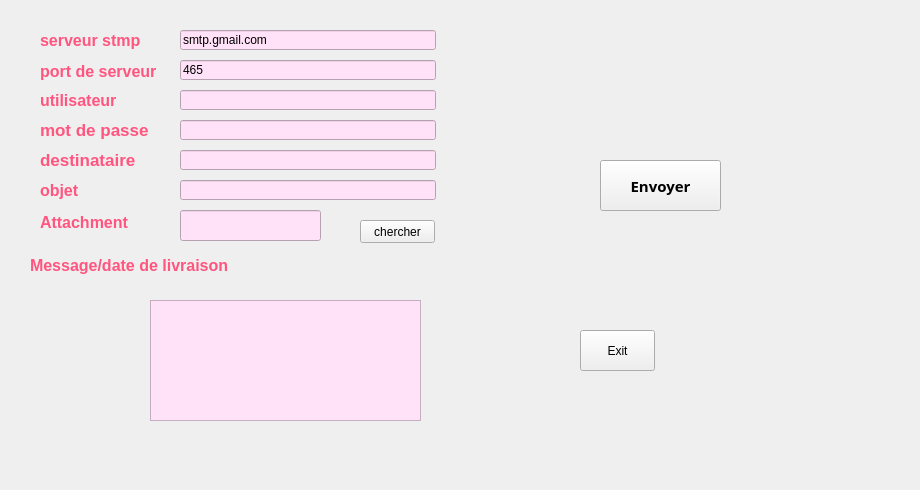
      <widget class="QWidget" name="tab">
       <attribute name="title">
        <string>Mailing</string>
       </attribute>
       <widget class="QLabel" name="label_123">
        <property name="geometry">
         <rect>
          <x>40</x>
          <y>180</y>
          <width>67</width>
          <height>20</height>
         </rect>
        </property>
        <property name="font">
         <font>
          <pointsize>12</pointsize>
          <weight>75</weight>
          <bold>true</bold>
          <underline>false</underline>
         </font>
        </property>
        <property name="styleSheet">
         <string notr="true">color:rgb(255, 85, 127)</string>
        </property>
        <property name="text">
         <string>objet</string>
        </property>
       </widget>
       <widget class="QLabel" name="label_124">
        <property name="geometry">
         <rect>
          <x>40</x>
          <y>119</y>
          <width>121</width>
          <height>21</height>
         </rect>
        </property>
        <property name="font">
         <font>
          <pointsize>13</pointsize>
          <weight>75</weight>
          <bold>true</bold>
          <underline>false</underline>
         </font>
        </property>
        <property name="styleSheet">
         <string notr="true">color:rgb(255, 85, 127)</string>
        </property>
        <property name="text">
         <string>mot de passe</string>
        </property>
       </widget>
       <widget class="QLineEdit" name="port_2">
        <property name="geometry">
         <rect>
          <x>180</x>
          <y>60</y>
          <width>256</width>
          <height>20</height>
         </rect>
        </property>
        <property name="styleSheet">
         <string notr="true">background-color:rgb(255, 226, 247)</string>
        </property>
        <property name="text">
         <string>465</string>
        </property>
       </widget>
       <widget class="QLabel" name="label_125">
        <property name="geometry">
         <rect>
          <x>40</x>
          <y>210</y>
          <width>102</width>
          <height>25</height>
         </rect>
        </property>
        <property name="font">
         <font>
          <pointsize>12</pointsize>
          <weight>75</weight>
          <bold>true</bold>
          <underline>false</underline>
         </font>
        </property>
        <property name="styleSheet">
         <string notr="true">color:rgb(255, 85, 127)</string>
        </property>
        <property name="text">
         <string>Attachment</string>
        </property>
       </widget>
       <widget class="QPlainTextEdit" name="msg_2">
        <property name="geometry">
         <rect>
          <x>150</x>
          <y>300</y>
          <width>271</width>
          <height>121</height>
         </rect>
        </property>
        <property name="styleSheet">
         <string notr="true">background-color:rgb(255, 226, 247)</string>
        </property>
       </widget>
       <widget class="QLabel" name="label_126">
        <property name="geometry">
         <rect>
          <x>40</x>
          <y>61</y>
          <width>131</width>
          <height>20</height>
         </rect>
        </property>
        <property name="font">
         <font>
          <pointsize>12</pointsize>
          <weight>75</weight>
          <bold>true</bold>
          <underline>false</underline>
         </font>
        </property>
        <property name="styleSheet">
         <string notr="true">color:rgb(255, 85, 127)</string>
        </property>
        <property name="text">
         <string>port de serveur </string>
        </property>
       </widget>
       <widget class="QLabel" name="label_127">
        <property name="geometry">
         <rect>
          <x>40</x>
          <y>149</y>
          <width>104</width>
          <height>21</height>
         </rect>
        </property>
        <property name="font">
         <font>
          <pointsize>13</pointsize>
          <weight>75</weight>
          <bold>true</bold>
          <underline>false</underline>
         </font>
        </property>
        <property name="styleSheet">
         <string notr="true">color:rgb(255, 85, 127)</string>
        </property>
        <property name="text">
         <string>destinataire</string>
        </property>
       </widget>
       <widget class="QLineEdit" name="uname_2">
        <property name="geometry">
         <rect>
          <x>180</x>
          <y>90</y>
          <width>256</width>
          <height>20</height>
         </rect>
        </property>
        <property name="styleSheet">
         <string notr="true">background-color:rgb(255, 226, 247)</string>
        </property>
       </widget>
       <widget class="QLabel" name="label_128">
        <property name="geometry">
         <rect>
          <x>30</x>
          <y>240</y>
          <width>231</width>
          <height>51</height>
         </rect>
        </property>
        <property name="font">
         <font>
          <pointsize>12</pointsize>
          <weight>75</weight>
          <bold>true</bold>
          <underline>false</underline>
         </font>
        </property>
        <property name="styleSheet">
         <string notr="true">color:rgb(255, 85, 127)</string>
        </property>
        <property name="text">
         <string>Message/date de livraison</string>
        </property>
       </widget>
       <widget class="QLineEdit" name="paswd_2">
        <property name="geometry">
         <rect>
          <x>180</x>
          <y>120</y>
          <width>256</width>
          <height>20</height>
         </rect>
        </property>
        <property name="styleSheet">
         <string notr="true">background-color:rgb(255, 226, 247)</string>
        </property>
        <property name="inputMask">
         <string/>
        </property>
        <property name="echoMode">
         <enum>QLineEdit::Password</enum>
        </property>
       </widget>
       <widget class="QLineEdit" name="subject_2">
        <property name="geometry">
         <rect>
          <x>180</x>
          <y>180</y>
          <width>256</width>
          <height>20</height>
         </rect>
        </property>
        <property name="styleSheet">
         <string notr="true">background-color:rgb(255, 226, 247)</string>
        </property>
       </widget>
       <widget class="QLabel" name="label_129">
        <property name="geometry">
         <rect>
          <x>40</x>
          <y>30</y>
          <width>106</width>
          <height>20</height>
         </rect>
        </property>
        <property name="palette">
         <palette>
          <active>
           <colorrole role="WindowText">
            <brush brushstyle="SolidPattern">
             <color alpha="255">
              <red>255</red>
              <green>85</green>
              <blue>127</blue>
             </color>
            </brush>
           </colorrole>
           <colorrole role="Text">
            <brush brushstyle="SolidPattern">
             <color alpha="255">
              <red>255</red>
              <green>85</green>
              <blue>127</blue>
             </color>
            </brush>
           </colorrole>
           <colorrole role="ButtonText">
            <brush brushstyle="SolidPattern">
             <color alpha="255">
              <red>255</red>
              <green>85</green>
              <blue>127</blue>
             </color>
            </brush>
           </colorrole>
           <colorrole role="PlaceholderText">
            <brush brushstyle="NoBrush">
             <color alpha="128">
              <red>255</red>
              <green>85</green>
              <blue>127</blue>
             </color>
            </brush>
           </colorrole>
          </active>
          <inactive>
           <colorrole role="WindowText">
            <brush brushstyle="SolidPattern">
             <color alpha="255">
              <red>255</red>
              <green>85</green>
              <blue>127</blue>
             </color>
            </brush>
           </colorrole>
           <colorrole role="Text">
            <brush brushstyle="SolidPattern">
             <color alpha="255">
              <red>255</red>
              <green>85</green>
              <blue>127</blue>
             </color>
            </brush>
           </colorrole>
           <colorrole role="ButtonText">
            <brush brushstyle="SolidPattern">
             <color alpha="255">
              <red>255</red>
              <green>85</green>
              <blue>127</blue>
             </color>
            </brush>
           </colorrole>
           <colorrole role="PlaceholderText">
            <brush brushstyle="NoBrush">
             <color alpha="128">
              <red>255</red>
              <green>85</green>
              <blue>127</blue>
             </color>
            </brush>
           </colorrole>
          </inactive>
          <disabled>
           <colorrole role="WindowText">
            <brush brushstyle="SolidPattern">
             <color alpha="255">
              <red>255</red>
              <green>85</green>
              <blue>127</blue>
             </color>
            </brush>
           </colorrole>
           <colorrole role="Text">
            <brush brushstyle="SolidPattern">
             <color alpha="255">
              <red>255</red>
              <green>85</green>
              <blue>127</blue>
             </color>
            </brush>
           </colorrole>
           <colorrole role="ButtonText">
            <brush brushstyle="SolidPattern">
             <color alpha="255">
              <red>255</red>
              <green>85</green>
              <blue>127</blue>
             </color>
            </brush>
           </colorrole>
           <colorrole role="PlaceholderText">
            <brush brushstyle="NoBrush">
             <color alpha="128">
              <red>255</red>
              <green>85</green>
              <blue>127</blue>
             </color>
            </brush>
           </colorrole>
          </disabled>
         </palette>
        </property>
        <property name="font">
         <font>
          <pointsize>12</pointsize>
          <weight>75</weight>
          <bold>true</bold>
          <underline>false</underline>
         </font>
        </property>
        <property name="autoFillBackground">
         <bool>false</bool>
        </property>
        <property name="styleSheet">
         <string notr="true">color:rgb(255, 85, 127)</string>
        </property>
        <property name="lineWidth">
         <number>1</number>
        </property>
        <property name="text">
         <string>serveur stmp</string>
        </property>
       </widget>
       <widget class="QPushButton" name="sendBtn">
        <property name="geometry">
         <rect>
          <x>600</x>
          <y>160</y>
          <width>121</width>
          <height>51</height>
         </rect>
        </property>
        <property name="font">
         <font>
          <family>Lucida Calligraphy</family>
          <pointsize>11</pointsize>
          <weight>75</weight>
          <bold>true</bold>
         </font>
        </property>
        <property name="autoFillBackground">
         <bool>false</bool>
        </property>
        <property name="styleSheet">
         <string notr="true">background-image: url(:/pastel-macarons.jpg)
</string>
        </property>
        <property name="text">
         <string>Envoyer</string>
        </property>
       </widget>
       <widget class="QPushButton" name="browseBtn">
        <property name="geometry">
         <rect>
          <x>360</x>
          <y>220</y>
          <width>75</width>
          <height>23</height>
         </rect>
        </property>
        <property name="autoFillBackground">
         <bool>false</bool>
        </property>
        <property name="styleSheet">
         <string notr="true">background-image: url(:/pastel-macarons.jpg)</string>
        </property>
        <property name="text">
         <string>chercher</string>
        </property>
       </widget>
       <widget class="QLineEdit" name="server_2">
        <property name="geometry">
         <rect>
          <x>180</x>
          <y>30</y>
          <width>256</width>
          <height>20</height>
         </rect>
        </property>
        <property name="styleSheet">
         <string notr="true">background-color:rgb(255, 226, 247)</string>
        </property>
        <property name="text">
         <string>smtp.gmail.com</string>
        </property>
       </widget>
       <widget class="QLineEdit" name="file_2">
        <property name="geometry">
         <rect>
          <x>180</x>
          <y>210</y>
          <width>141</width>
          <height>31</height>
         </rect>
        </property>
        <property name="styleSheet">
         <string notr="true">background-color:rgb(255, 226, 247)</string>
        </property>
        <property name="readOnly">
         <bool>true</bool>
        </property>
       </widget>
       <widget class="QLineEdit" name="rcpt_2">
        <property name="geometry">
         <rect>
          <x>180</x>
          <y>150</y>
          <width>256</width>
          <height>20</height>
         </rect>
        </property>
        <property name="styleSheet">
         <string notr="true">background-color:rgb(255, 226, 247)</string>
        </property>
       </widget>
       <widget class="QLabel" name="label_130">
        <property name="geometry">
         <rect>
          <x>40</x>
          <y>90</y>
          <width>88</width>
          <height>20</height>
         </rect>
        </property>
        <property name="font">
         <font>
          <pointsize>12</pointsize>
          <weight>75</weight>
          <bold>true</bold>
          <underline>false</underline>
         </font>
        </property>
        <property name="styleSheet">
         <string notr="true">color:rgb(255, 85, 127)</string>
        </property>
        <property name="text">
         <string>utilisateur</string>
        </property>
       </widget>
       <widget class="QLabel" name="label_40">
        <property name="geometry">
         <rect>
          <x>10</x>
          <y>0</y>
          <width>901</width>
          <height>481</height>
         </rect>
        </property>
        <property name="styleSheet">
         <string notr="true">background-image:url(:/Alinka-Shemeluyk_Sweets_YkxmSWdYdw.jpg)</string>
        </property>
        <property name="text">
         <string/>
        </property>
       </widget>
       <widget class="QPushButton" name="exitBtn">
        <property name="geometry">
         <rect>
          <x>580</x>
          <y>330</y>
          <width>75</width>
          <height>41</height>
         </rect>
        </property>
        <property name="autoFillBackground">
         <bool>false</bool>
        </property>
        <property name="styleSheet">
         <string notr="true">background-image: url(:/pastel-macarons.jpg)</string>
        </property>
        <property name="text">
         <string>Exit</string>
        </property>
       </widget>
       <zorder>label_40</zorder>
       <zorder>label_123</zorder>
       <zorder>label_124</zorder>
       <zorder>port_2</zorder>
       <zorder>label_125</zorder>
       <zorder>msg_2</zorder>
       <zorder>label_126</zorder>
       <zorder>label_127</zorder>
       <zorder>uname_2</zorder>
       <zorder>label_128</zorder>
       <zorder>paswd_2</zorder>
       <zorder>subject_2</zorder>
       <zorder>label_129</zorder>
       <zorder>sendBtn</zorder>
       <zorder>browseBtn</zorder>
       <zorder>server_2</zorder>
       <zorder>file_2</zorder>
       <zorder>rcpt_2</zorder>
       <zorder>label_130</zorder>
       <zorder>exitBtn</zorder>
      </widget>
